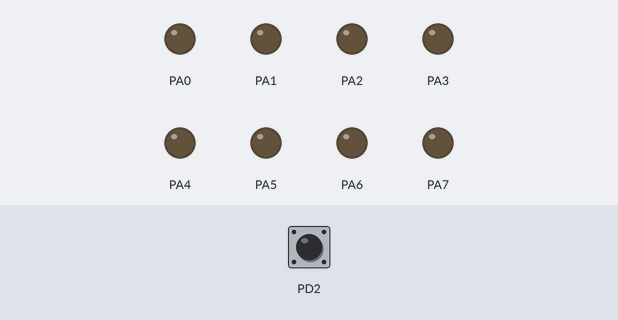
The program below on a simulated ATmega32, built with avr-gcc and emulated at 8 MHz. Shown: output pins drawn as LEDs (lit = HIGH). Dashed ring = blinking. Inputs (shaded band) come from the test bench; at power-on: PD2 HIGH.

Above: at 1.2 s.
1.3 s: PD2 pulled LOW for 0.15 s
At 1.45 s:
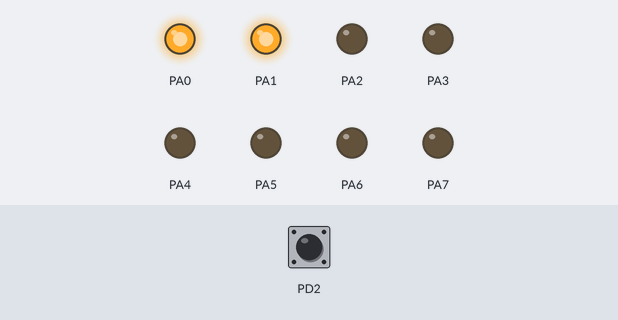
At 1.85 s:
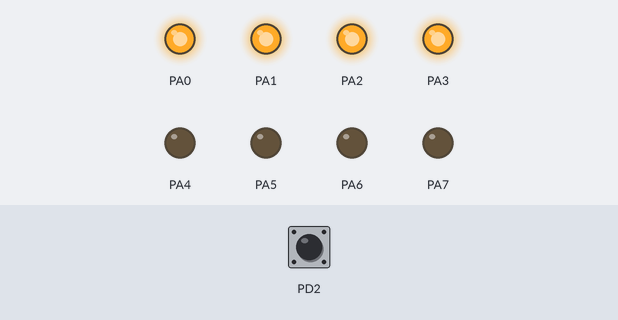
4.3 s: PD2 pulled LOW for 3.2 s
At 4.75 s:
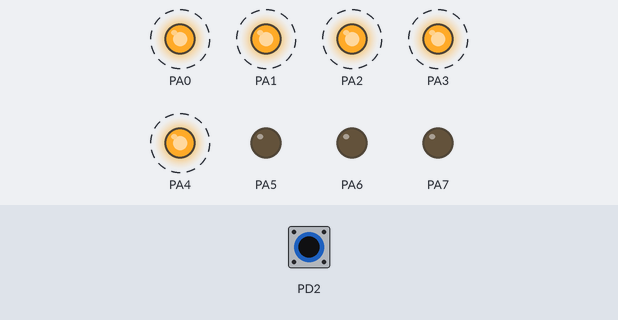
Timing chart, 0 to 9.7 s (numbered marks = the images above; inputs shaded):
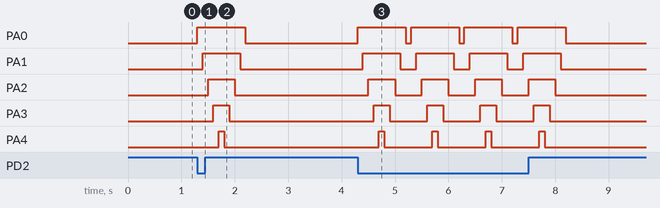

The program:

main.c
```c
/*
 * lab1_led.c
 *
 * Created: 5/18/2023 9:42:16 PM
 * Author : omart
 */

#define F_CPU		8000000UL

#include "Utilities.h"
#include "util/delay.h"
#include <avr/io.h>


int main(void)
{
	//PORTA pins ====> Output
	DDRA = 0xFF;

	//PORTD as Input Port
	DDRD = 0;
	PORTD = 0xFF;	// Making PORTD Pull-Up

while (1)
	{
		if (READ_BIT(PIND,2)==0)
		{
				SET_BIT(PORTA,0);
				_delay_ms(100);
				SET_BIT(PORTA,1);
				_delay_ms(100);
				SET_BIT(PORTA,2);
				_delay_ms(100);
				SET_BIT(PORTA,3);
				_delay_ms(100);
				SET_BIT(PORTA,4);
				_delay_ms(100);
				CLEAR_BIT(PORTA,4);
				_delay_ms(100);
				CLEAR_BIT(PORTA,3);
				_delay_ms(100);
				CLEAR_BIT(PORTA,2);
				_delay_ms(100);
				CLEAR_BIT(PORTA,1);
				_delay_ms(100);
				CLEAR_BIT(PORTA,0);
				_delay_ms(100);
		}
		else{
			PORTA = 0x00;
		}

	}
}
```

Utilities.h
```c
/*
 * Utilities.h
 *
 * Created: 5/19/2023 4:44:57 PM
 *  Author: omart
 */


#ifndef UTILITIES_H_
#define UTILITIES_H_

#include <stdio.h>
#include <stdint.h>

#define SET_BIT(reg,bit)		(reg|=(1<<bit))
#define TOGGLE_BIT(reg,bit)		(reg^=(1<<bit))
#define CLEAR_BIT(reg,bit)		(reg&=~(1<<bit))
#define READ_BIT(reg,bit)		((reg>>bit)&1)


#endif /* UTILITIES_H_ */
```

Measured:
- after the input at 1.3 s, PA0: LOW → HIGH at once, → LOW 0.90 s later; PA1: LOW → HIGH after 0.10 s, → LOW 0.70 s later; PA2: LOW → HIGH after 0.20 s, → LOW 0.50 s later; PA3: LOW → HIGH after 0.30 s, → LOW 0.30 s later; PA4: LOW → HIGH after 0.40 s, → LOW 0.10 s later
- after the input at 4.3 s, PA0: alternates HIGH for 0.90 s and LOW for 0.10 s, 8 changes in all, then stays LOW, starting at once; PA1: alternates HIGH for 0.70 s and LOW for 0.30 s, 8 changes in all, then stays LOW, starting after 0.10 s
